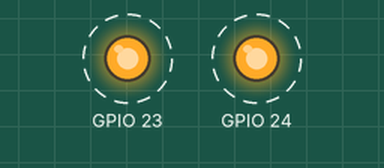
Simulated run of this program. Board: Raspberry Pi (BCM pin numbers). Shown: output pins drawn as LEDs (lit = HIGH). Dashed ring = blinking.

Above: at 0.5 s.
Timing chart, 0 to 4.6 s (numbered marks = the images above):
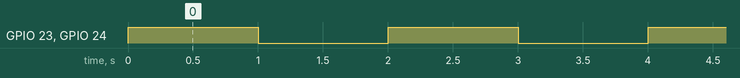

The program:

3_blink_forever.py
```python
#!/usr/bin/python

import time
import RPi.GPIO as GPIO
GPIO.setmode(GPIO.BCM)
GPIO.cleanup()
GPIO.setwarnings(False)
GPIO.setup(23,GPIO.OUT)
GPIO.setup(24,GPIO.OUT)
while 1:
    GPIO.output(23,GPIO.HIGH)
    GPIO.output(24,GPIO.HIGH)
    time.sleep(1)
    GPIO.output(23,GPIO.LOW)
    GPIO.output(24,GPIO.LOW)
    time.sleep(1)
```

Measured:
- by itself, GPIO 23, GPIO 24: alternates HIGH for 1.0 s and LOW for 1.0 s
